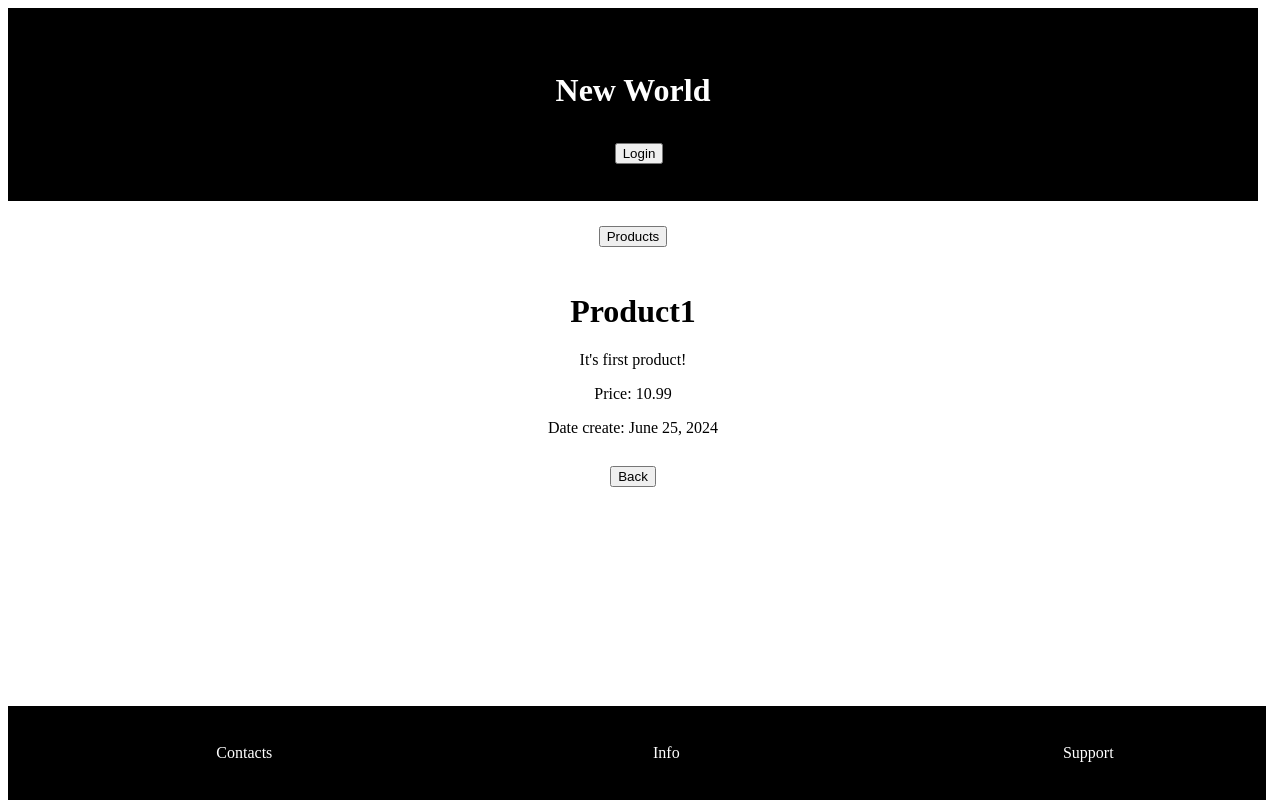
/products/3/, run on an earlier commit of the app's database.
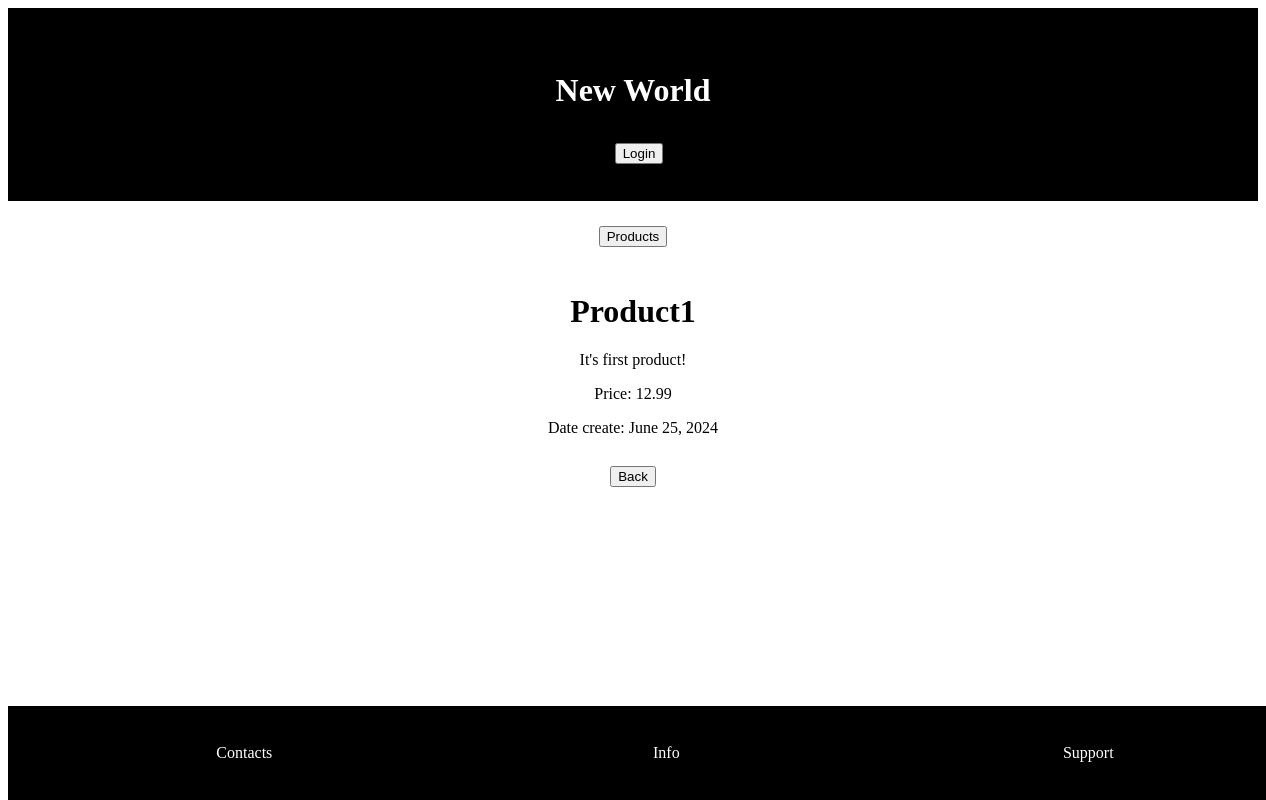
And on a later commit of the database.
### users/models.py (models this page shows, shortened)
class Product(models.Model):
    name = models.CharField(max_length=100)
    info = models.TextField()
    price = models.DecimalField(max_digits=10, decimal_places=2)
    creation_date = models.DateField(auto_now_add=True)

### users/views.py (the view)
# urls.py: path('products/<int:pk>/', views.product_detail, name='product_detail'),
def product_detail(request, pk):
    product = get_object_or_404(Product, pk=pk)
    return render(request, 'product_detail.html', {'product': product})

### users/templatetags/custom_tags.py (called while the page is built)
@register.filter(name='department_access')
def department_access(user, department_name):
    department_name = department_name.split(',')
    return user.is_superuser or user.groups.filter(name__in=department_name).exists()

### templates/product_detail.html (shortened to what this page needs)
{% extends 'base.html' %}
{% load custom_tags %}
{% block main %}
    <h1>{{ product.name }}</h1>
    <p>{{ product.info }}</p>
    <p>Price: {{ product.price }}</p>
    <p>Date create: {{ product.creation_date }}</p>
    <a href="{% url 'product_list' %}"><button>Back</button></a>
{% endblock main %}

What changed in the data, as far as the page shows it:
changed Product "Product1": price "10.99" → "12.99"
